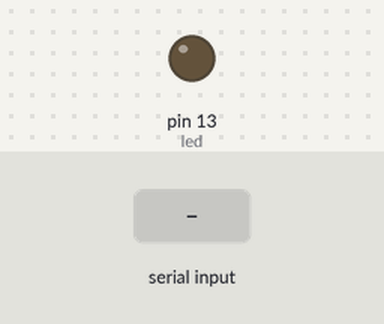
This sketch was run on a simulated Arduino Uno, built with avr-gcc and run on an emulated ATmega328P. On the bench: output pins drawn as LEDs (lit = HIGH). The inputs (shaded band) are chosen by the test bench.

Above: at 1.2 s.
1.3 s: "a" received over Serial
At 2.1 s:
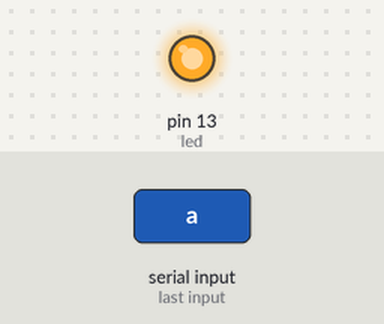
2.8 s: "w" received over Serial
At 3.2 s:
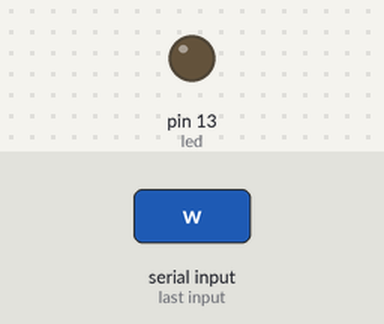
4.3 s: "A" received over Serial
At 5.5 s:
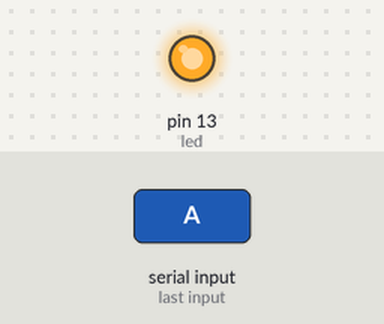
Timing chart, 0 to 7.3 s (numbered marks = the images above; inputs shaded):
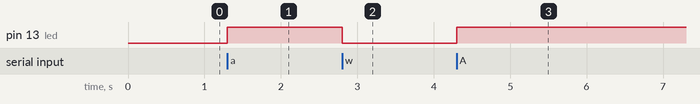

The sketch:

serial_communication.ino
```cpp
int led = 13;
int rx;

void setup(){
Serial.begin(9600);
pinMode(led, OUTPUT);
}

void loop(){
  if(Serial.available()>0){
    rx = Serial.read();
    if(rx == 'a' || rx == 'A'){
    digitalWrite(led, HIGH);
    }
    if(rx == 'w' || rx == 'W'){
    digitalWrite(led, LOW);
    }
  }
}
```

Measured:
- after the input at 1.3 s, pin 13 (led): LOW → HIGH at once
- after the input at 2.8 s, pin 13 (led): HIGH → LOW at once
- after the input at 4.3 s, pin 13 (led): LOW → HIGH at once
